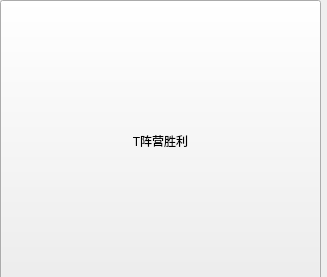
<?xml version="1.0" encoding="UTF-8"?>
<ui version="4.0">
 <class>lose</class>
 <widget class="QWidget" name="lose">
  <property name="geometry">
   <rect>
    <x>0</x>
    <y>0</y>
    <width>327</width>
    <height>277</height>
   </rect>
  </property>
  <property name="windowTitle">
   <string>Form</string>
  </property>
  <property name="styleSheet">
   <string notr="true">
</string>
  </property>
  <widget class="QLabel" name="label">
   <property name="geometry">
    <rect>
     <x>120</x>
     <y>90</y>
     <width>301</width>
     <height>141</height>
    </rect>
   </property>
   <property name="text">
    <string/>
   </property>
  </widget>
  <widget class="QPushButton" name="pushButton">
   <property name="geometry">
    <rect>
     <x>0</x>
     <y>0</y>
     <width>321</width>
     <height>281</height>
    </rect>
   </property>
   <property name="text">
    <string>T阵营胜利</string>
   </property>
  </widget>
 </widget>
 <resources/>
 <connections/>
</ui>
